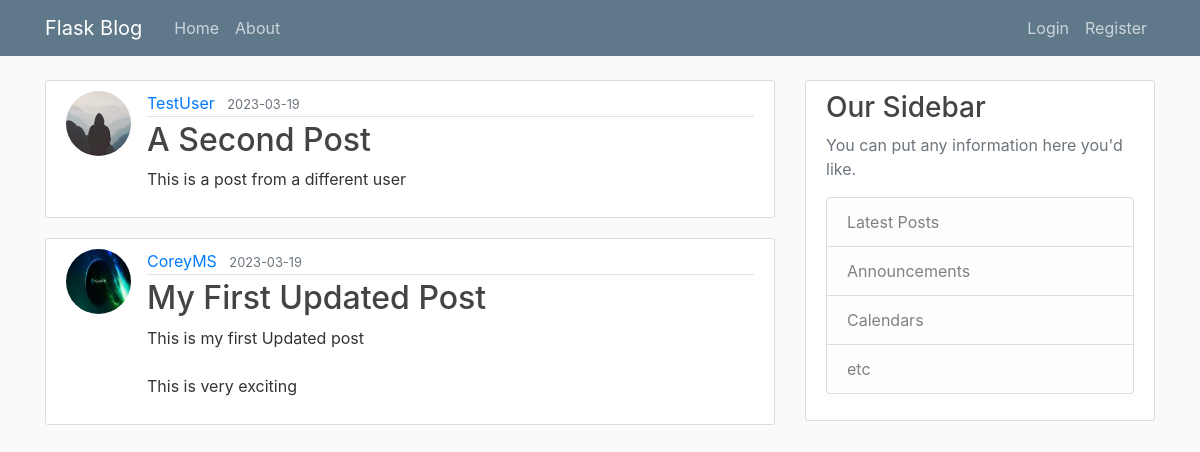
Page /home on the earlier database version.
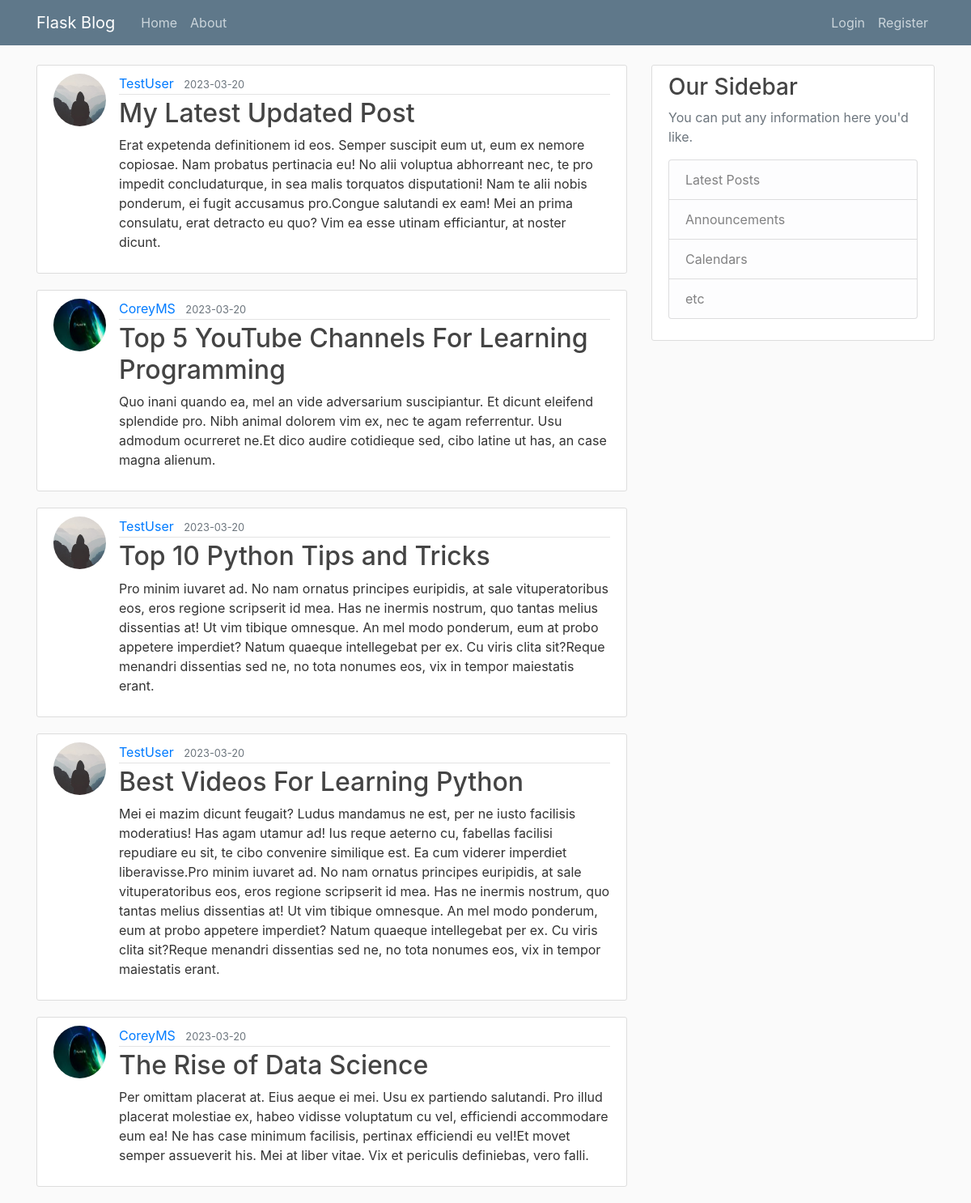
Same page on the later database version.
### flaskblog/models.py (models this page shows, shortened)
class Post(db.Model):
    id = db.Column(db.Integer, primary_key=True)
    title = db.Column(db.String(100), nullable=False)
    date_posted = db.Column(db.DateTime, nullable=False, default=datetime.utcnow)
    content = db.Column(db.Text, nullable=False)
    user_id = db.Column(db.Integer, db.ForeignKey('user.id'), nullable=False)

class User(db.Model, UserMixin):
    id = db.Column(db.Integer, primary_key=True)
    username = db.Column(db.String(20), unique=True, nullable=False)
    email = db.Column(db.String(120), unique=True, nullable=False)
    image_file = db.Column(db.String(20), nullable=False, default="default.jpg")
    password = db.Column(db.String(60), nullable=False)
    posts = db.relationship('Post', backref='author', lazy=True)

### flaskblog/routes.py (the view)
@app.route("/")
@app.route("/home")
def home():
    page = request.args.get('page', 1, type=int)
    posts = Post.query.order_by(Post.date_posted.desc()).paginate(page=page, per_page=5 )
    return render_template("home.html", posts=posts)

### flaskblog/templates/home.html
{% extends "layout.html" %}
{% block content %}
    {% for post in posts %}
    <article class="media content-section">
        <img class="rounded-circle article-img" src="{{ url_for('static', filename='profile_pics/' + post.author.image_file) }}">
        <div class="media-body">
          <div class="article-metadata">
            <a class="mr-2" href="#">{{ post.author.username }}</a>
            <small class="text-muted">{{ post.date_posted.strftime('%Y-%m-%d') }}</small>
          </div>
          <h2><a class="article-title" href="{{ url_for('post', post_id=post.id) }}">{{ post.title }}</a></h2>
          <p class="article-content">{{ post.content }}</p>
        </div>
    </article>
    {% endfor %}
{% endblock content %}

Differences in the rows shown:
no longer on this page (row unchanged): Post: image_file (placeholder picture), author.username "TestUser", date_posted "2023-03-19", title "A Second Post", content "This is a post from a different user"
no longer on this page (row unchanged): Post: image_file (picture), author.username "CoreyMS", date_posted "2023-03-19", title "My First Updated Post", content "This is my first Updated post This is very exciting"
added Post: image_file (placeholder picture), author.username "TestUser", date_posted "2023-03-20", title "My Latest Updated Post", content "Erat expetenda definitionem id eos. Semper suscipit eum ut, eum ex nemore copiosae. Nam probatus pertinacia eu! No alii voluptua abhorreant nec, te pro impedit concludaturque, in sea malis torquatos disputationi! Nam te alii nobis ponderum, ei fugit accusamus pro.Congue salutandi ex eam! Mei an prima consulatu, erat detracto eu quo? Vim ea esse utinam efficiantur, at noster dicunt."
added Post: image_file (picture), author.username "CoreyMS", date_posted "2023-03-20", title "Top 5 YouTube Channels For Learning Programming", content "Quo inani quando ea, mel an vide adversarium suscipiantur. Et dicunt eleifend splendide pro. Nibh animal dolorem vim ex, nec te agam referrentur. Usu admodum ocurreret ne.Et dico audire cotidieque sed, cibo latine ut has, an case magna alienum."
added Post: image_file (placeholder picture), author.username "TestUser", date_posted "2023-03-20", title "Top 10 Python Tips and Tricks", content "Pro minim iuvaret ad. No nam ornatus principes euripidis, at sale vituperatoribus eos, eros regione scripserit id mea. Has ne inermis nostrum, quo tantas melius dissentias at! Ut vim tibique omnesque. An mel modo ponderum, eum at probo appetere imperdiet? Natum quaeque intellegebat per ex. Cu viris clita sit?Reque menandri dissentias sed ne, no tota nonumes eos, vix in tempor maiestatis erant."
added Post: image_file (placeholder picture), author.username "TestUser", date_posted "2023-03-20", title "Best Videos For Learning Python", content "Mei ei mazim dicunt feugait? Ludus mandamus ne est, per ne iusto facilisis moderatius! Has agam utamur ad! Ius reque aeterno cu, fabellas facilisi repudiare eu sit, te cibo convenire similique est. Ea cum viderer imperdiet liberavisse.Pro minim iuvaret ad. No nam ornatus principes euripidis, at sale vituperatoribus eos, eros regione scripserit id mea. Has ne inermis nostrum, quo tantas melius dissentias at! Ut vim tibique omnesque. An mel modo ponderum, eum at probo appetere imperdiet? Natum quaeque intellegebat per ex. Cu viris clita sit?Reque menandri dissentias sed ne, no tota nonumes eos, vix in tempor maiestatis erant."
added Post: image_file (picture), author.username "CoreyMS", date_posted "2023-03-20", title "The Rise of Data Science", content "Per omittam placerat at. Eius aeque ei mei. Usu ex partiendo salutandi. Pro illud placerat molestiae ex, habeo vidisse voluptatum cu vel, efficiendi accommodare eum ea! Ne has case minimum facilisis, pertinax efficiendi eu vel!Et movet semper assueverit his. Mei at liber vitae. Vix et periculis definiebas, vero falli."
